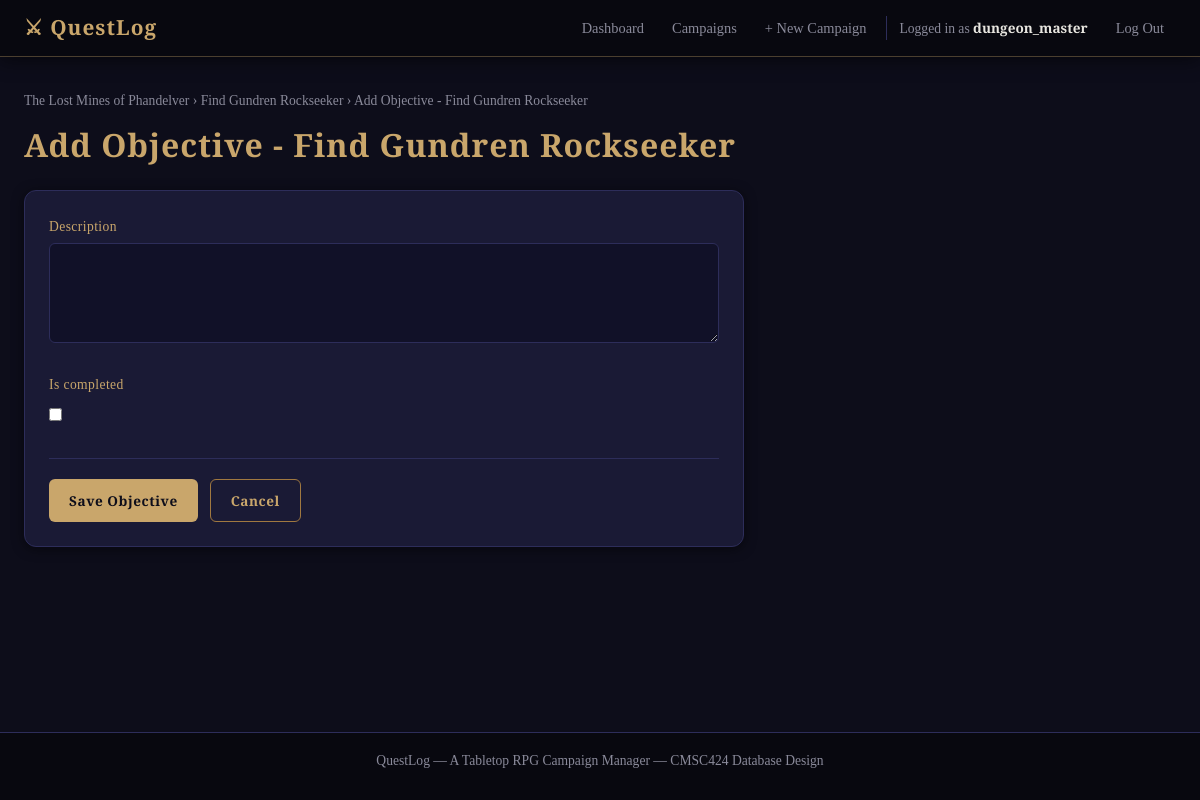
Screenshot of /quests/1/objectives/create/ (signed in) with the database file from the repository.
### campaign_manager/models.py (models this page shows, shortened)
class Quest(models.Model):
    STATUS_CHOICES = [
        ('not_started', 'Not Started'),
        ('active', 'Active'),
        ('completed', 'Completed'),
        ('failed', 'Failed'),
    ]
    DIFFICULTY_CHOICES = [
        ('easy', 'Easy'),
        ('medium', 'Medium'),
        ('hard', 'Hard'),
        ('epic', 'Epic'),
    ]
    name = models.CharField(max_length=200)
    description = models.TextField(blank=True)
    status = models.CharField(max_length=20, choices=STATUS_CHOICES, default='not_started')
    reward_gold = models.IntegerField(default=0)
    reward_xp = models.IntegerField(default=0)
    difficulty = models.CharField(max_length=20, choices=DIFFICULTY_CHOICES, default='medium')
    campaign = models.ForeignKey(Campaign, on_delete=models.CASCADE, related_name='quests')
    given_by = models.ForeignKey(NPC, on_delete=models.CASCADE, related_name='quests_given')
    class Meta:
        ordering = ['campaign', 'name']

class Campaign(models.Model):
    STATUS_CHOICES = [
        ('active',    'Active'),
        ('completed', 'Completed'),
        ('on_hold',   'On Hold'),
    ]
    name        = models.CharField(max_length=200)
    description = models.TextField(blank=True)
    world_name  = models.CharField(
        max_length=200, blank=True,
        help_text="The name of the setting or fictional world (e.g. Faerûn, Barovia)"
    )
    created_at  = models.DateTimeField(auto_now_add=True)  # Set automatically on creation
    status      = models.CharField(max_length=20, choices=STATUS_CHOICES, default='active')
    dungeon_master = models.ForeignKey(
        User,
        on_delete=models.CASCADE,
        related_name='campaigns_as_dm',
    )
    class Meta:
        ordering = ['-created_at']  # Newest campaigns first

### campaign_manager/views.py (the view)
@login_required
def objective_create(request, quest_pk):
    quest = get_object_or_404(Quest.objects.select_related('campaign'), pk=quest_pk)
    if quest.campaign.dungeon_master != request.user:
        messages.error(request, "Only the Dungeon Master can add objectives.")
        return redirect('quest_detail', pk=quest_pk)
    if request.method == 'POST':
        form = QuestObjectiveForm(request.POST)
        if form.is_valid():
            objective = form.save(commit=False)
            objective.quest = quest
            objective.save()
            messages.success(request, "Objective added.")
            return redirect('quest_detail', pk=quest_pk)
    else:
        form = QuestObjectiveForm()
    return render(request, 'campaign_manager/objective_form.html', {
        'form': form,
        'quest': quest,
        'title': f'Add Objective - {quest.name}',
    })

### campaign_manager/forms.py
class QuestObjectiveForm(forms.ModelForm):
    class Meta:
        model = QuestObjective
        fields = ['description', 'is_completed']
        widgets = {
            'description': forms.Textarea(attrs={'rows': 3}),
        }

### campaign_manager/templates/campaign_manager/objective_form.html (shortened to what this page needs)
{% extends "campaign_manager/base.html" %}
{% block content %}
<div class="form-page">
  <nav class="breadcrumb">
    <a href="{% url 'campaign_detail' pk=quest.campaign.pk %}">{{ quest.campaign.name }}</a>
    &rsaquo; <a href="{% url 'quest_detail' pk=quest.pk %}">{{ quest.name }}</a>
    &rsaquo; {{ title }}
  </nav>
  <h1>{{ title }}</h1>
  <div class="card form-card">
    <form method="post">
      {% for field in form %}
        <div class="form-group">
          <label for="{{ field.id_for_label }}">{{ field.label }}</label>
          {{ field }}
        </div>
      {% endfor %}
      <div class="form-actions">
        <button type="submit" class="btn btn-primary">Save Objective</button>
        <a href="{% url 'quest_detail' pk=quest.pk %}" class="btn btn-secondary">Cancel</a>
      </div>
    </form>
  </div>
</div>
{% endblock %}

### campaign_manager/templates/campaign_manager/base.html (shortened to what this page needs)
<!DOCTYPE html>
<html lang="en">
<head>
  {% load static %}
  <link rel="stylesheet" href="{% static 'campaign_manager/style.css' %}">
</head>
<body>
  <nav class="navbar">
    <div class="nav-container">
      <a href="{% url 'dashboard' %}" class="nav-brand">⚔ QuestLog</a>
      <ul class="nav-links">
        {% if user.is_authenticated %}
          <li><a href="{% url 'dashboard' %}" class="nav-link">Dashboard</a></li>
          <li><a href="{% url 'campaign_list' %}" class="nav-link">Campaigns</a></li>
          <li><a href="{% url 'campaign_create' %}" class="nav-link">+ New Campaign</a></li>
          <li class="nav-user">
            Logged in as <strong>{{ user.username }}</strong>
          </li>
          <li>
            <form method="post" action="{% url 'logout' %}" style="display:inline;">
              <button type="submit" class="nav-link nav-link-btn">Log Out</button>
            </form>
          </li>
        {% else %}
          <li><a href="{% url 'login' %}" class="nav-link">Log In</a></li>
          <li><a href="{% url 'register' %}" class="nav-link btn-primary-small">Register</a></li>
        {% endif %}
      </ul>
    </div>
  </nav>
  <main class="main-content">
    <div class="container">
      {% block content %}{% endblock %}
    </div>
  </main>
  <footer class="site-footer">
    <p>QuestLog &mdash; A Tabletop RPG Campaign Manager &mdash; CMSC424 Database Design</p>
  </footer>
</body>
</html>

### campaign_manager/static/campaign_manager/style.css (style rules this page uses)
:root { --bg-page: #0d0d1a; --bg-nav: #08080f; --bg-card: #1a1a35; --bg-input: #111128; --bg-hover: #22223f; --gold: #c9a66b; --gold-light: #e8c78a; --gold-dark: #a07840; --text: #e8e6e0; --text-muted: #8a8a9a; --border: #2d2d5a; --border-gold: rgba(201, 166, 107, 0.35); --green: #2d6a4f; --green-light: #52b788; --red: #9b2226; --red-light: #e63946; --amber: #7b5e00; --amber-light: #f4a261; --blue: #1d3557; --blue-light: #457b9d; --purple: #4a1d5c; --purple-light: #9d4edd; --radius: 6px; --radius-lg: 12px; --shadow: 0 2px 12px rgba(0, 0, 0, 0.5); --shadow-gold: 0 0 20px rgba(201, 166, 107, 0.15); }
*, *::before, *::after { box-sizing: border-box; margin: 0; padding: 0; }
html { font-size: 16px; scroll-behavior: smooth; }
body { background-color: var(--bg-page); color: var(--text); font-family: 'Crimson Text', Georgia, 'Times New Roman', serif; font-size: 1.05rem; line-height: 1.7; min-height: 100vh; display: flex; flex-direction: column; }
a { color: var(--gold); text-decoration: none; transition: color 0.2s; }
ul { list-style: none; }
h1, h2, h3, h4 { font-family: 'Cinzel', 'Palatino Linotype', serif; font-weight: 600; line-height: 1.3; color: var(--gold); letter-spacing: 0.03em; }
h1 { font-size: 2rem; margin-bottom: 0.5rem; }
p { margin-bottom: 0.75rem; }
strong { color: var(--text); font-weight: 600; }
.navbar { background-color: var(--bg-nav); border-bottom: 1px solid var(--border-gold); position: sticky; top: 0; z-index: 100; box-shadow: 0 2px 20px rgba(0,0,0,0.6); }
.nav-container { max-width: 1200px; margin: 0 auto; padding: 0 1.5rem; display: flex; align-items: center; justify-content: space-between; height: 56px; }
.nav-brand { font-family: 'Cinzel', serif; font-size: 1.3rem; font-weight: 700; color: var(--gold); letter-spacing: 0.05em; text-decoration: none; }
.nav-links { display: flex; align-items: center; gap: 0.25rem; }
.nav-link { color: var(--text-muted); padding: 0.35rem 0.75rem; border-radius: var(--radius); font-size: 0.9rem; transition: color 0.2s, background 0.2s; }
.nav-link-btn { background: none; border: none; cursor: pointer; font-family: inherit; font-size: 0.9rem; }
.nav-user { color: var(--text-muted); font-size: 0.85rem; padding: 0 0.75rem; border-left: 1px solid var(--border); margin-left: 0.25rem; }
.container { max-width: 1200px; margin: 0 auto; padding: 0 1.5rem; }
.main-content { flex: 1; padding: 2rem 0 3rem; }
.site-footer { background: var(--bg-nav); border-top: 1px solid var(--border); text-align: center; padding: 1rem; color: var(--text-muted); font-size: 0.85rem; }
.btn { display: inline-block; padding: 0.55rem 1.25rem; border-radius: var(--radius); font-family: 'Cinzel', serif; font-size: 0.85rem; font-weight: 600; letter-spacing: 0.04em; cursor: pointer; border: none; transition: background 0.2s, color 0.2s, box-shadow 0.2s; text-align: center; text-decoration: none; }
.btn-primary { background: var(--gold); color: #0d0d1a; }
.btn-secondary { background: transparent; color: var(--gold); border: 1px solid var(--gold-dark); }
.form-group { margin-bottom: 1.25rem; }
.form-group label { display: block; margin-bottom: 0.35rem; font-family: 'Cinzel', serif; font-size: 0.85rem; color: var(--gold); letter-spacing: 0.03em; }
.form-group input[type="text"], .form-group input[type="email"], .form-group input[type="password"], .form-group input[type="number"], .form-group input[type="date"], .form-group textarea, .form-group select, input[type="text"], input[type="email"], input[type="password"], input[type="number"], input[type="date"], textarea, select { width: 100%; background: var(--bg-input); color: var(--text); border: 1px solid var(--border); border-radius: var(--radius); padding: 0.6rem 0.85rem; font-family: 'Crimson Text', serif; font-size: 1rem; transition: border-color 0.2s, box-shadow 0.2s; }
textarea { resize: vertical; min-height: 100px; }
input[type="checkbox"] { width: auto; margin-right: 0.5rem; accent-color: var(--gold); }
.form-actions { display: flex; gap: 0.75rem; margin-top: 1.75rem; padding-top: 1.25rem; border-top: 1px solid var(--border); }
.form-page { max-width: 720px; }
.form-card { margin-top: 1.5rem; }
.card { background: var(--bg-card); border: 1px solid var(--border); border-radius: var(--radius-lg); padding: 1.5rem; box-shadow: var(--shadow); }
.breadcrumb { font-size: 0.85rem; color: var(--text-muted); margin-bottom: 0.75rem; }
.breadcrumb a { color: var(--text-muted); }

### rows the page displays
Quest: campaign.name "The Lost Mines of Phandelver", name "Find Gundren Rockseeker"

### other values shown
{{ user.username }} "dungeon_master"
{{ title }} "Add Objective - Find Gundren Rockseeker"
{{ field.label }} "Description" "Is completed"
